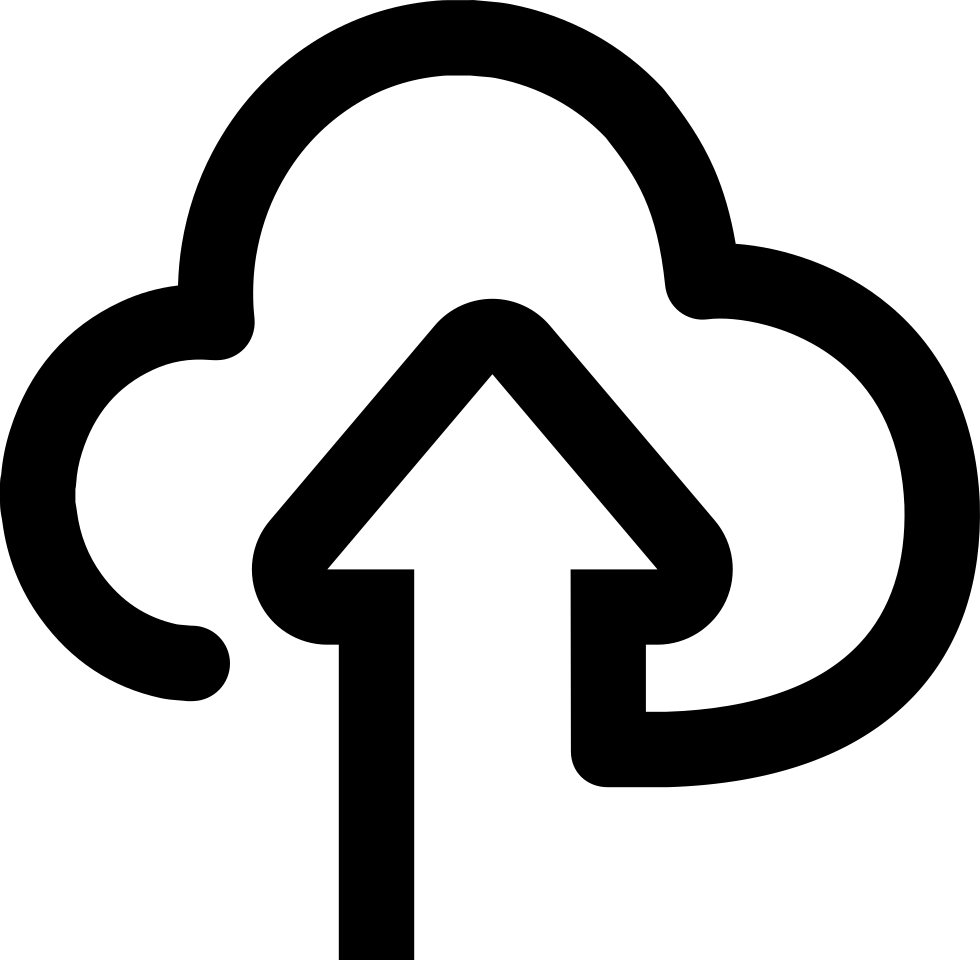
#> input picture satu.png, 980 x 960 px
$ python morfologi.py
#> lines starting #> are read from the running program, lines starting #| are printed output that depends on the picture
import cv2 as cv2
import numpy as np

img = cv2.imread("satu.png")
#> img is the input picture: shape (960, 980, 3); min 0, max 255, mean 182.7
cv2.imshow("Original Image", img)
kernel = np.ones((5, 5), np.uint8)
erosion = cv2.erode(img, kernel, iterations=1)
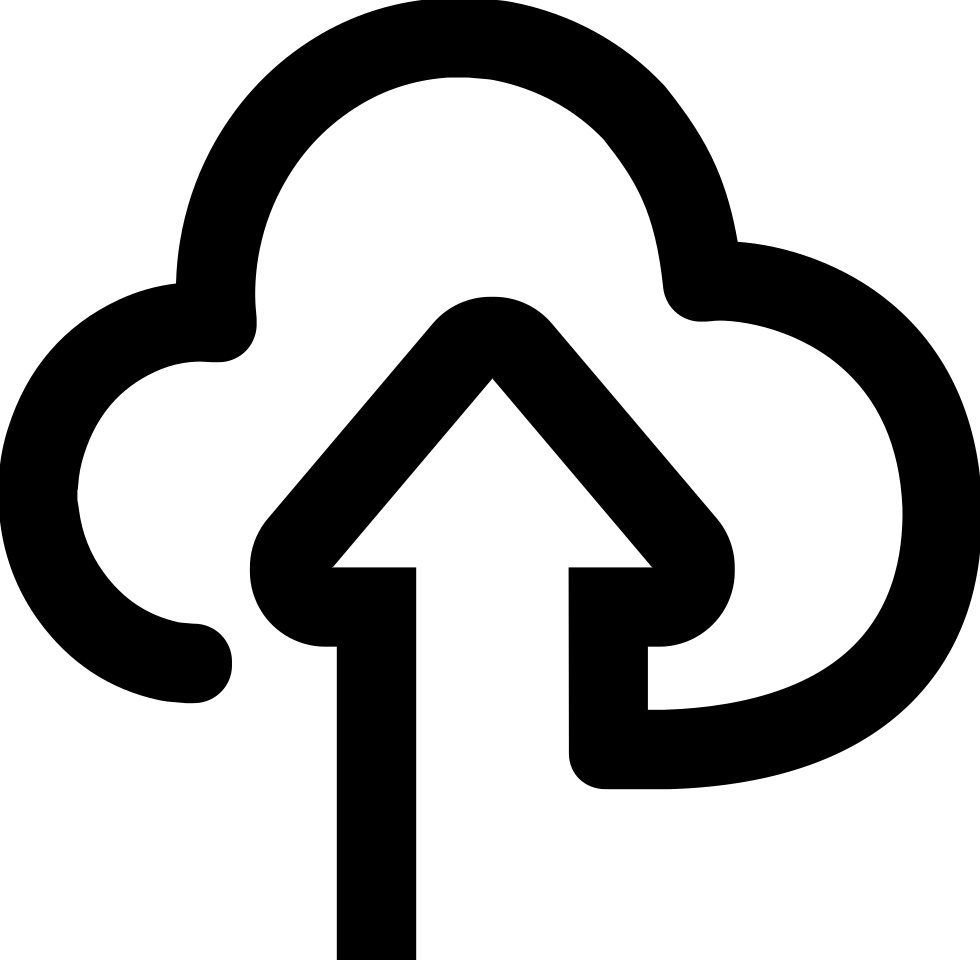
#> erosion: shape (960, 980, 3); min 0, max 255, mean 177.9
cv2.imshow("Erosion", erosion)

dilation = cv2.dilate(img, kernel, iterations=1)
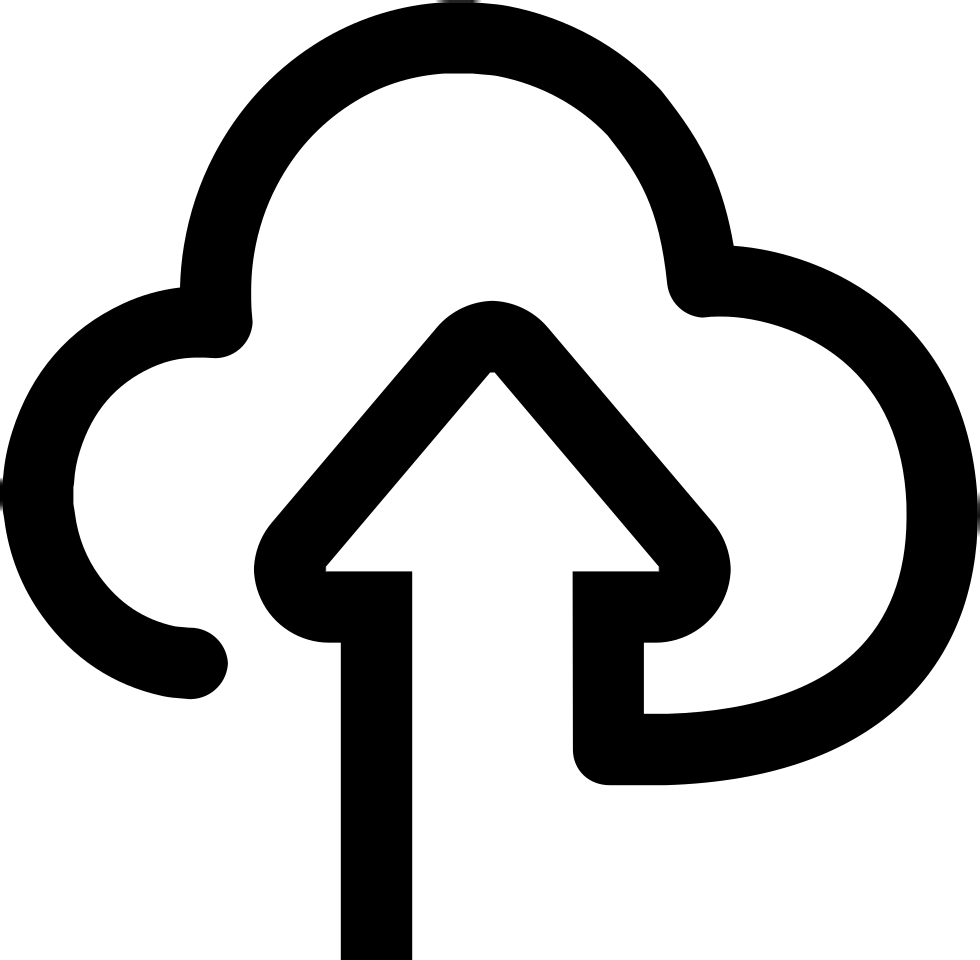
#> dilation: shape (960, 980, 3); min 0, max 255, mean 187.4
cv2.imshow("Dilasi", dilation)

kernel1 = np.ones((3, 3), np.uint8)
opening = cv2.morphologyEx(img, cv2.MORPH_OPEN, kernel1)
cv2.imshow("Opening", opening)

closing = cv2.morphologyEx(img, cv2.MORPH_CLOSE, kernel)
cv2.imshow("Closing", closing)

gradient = cv2.morphologyEx(img, cv2.MORPH_GRADIENT, kernel)
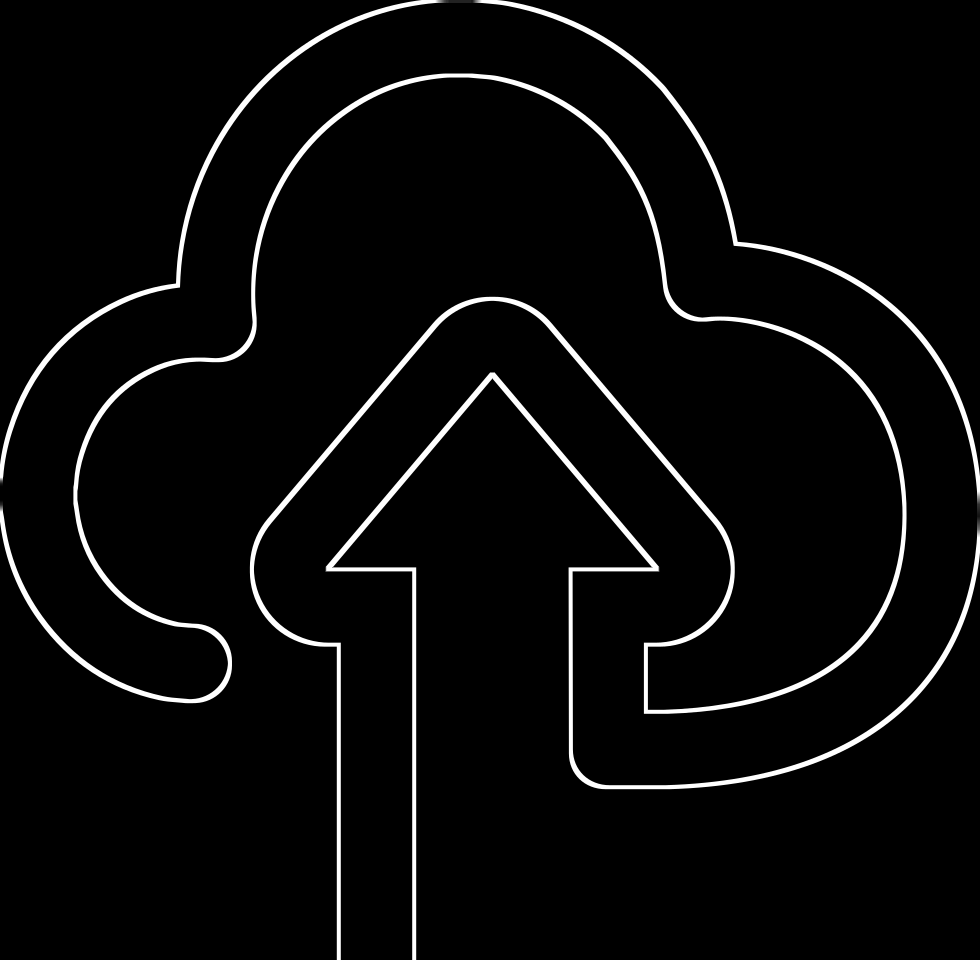
#> gradient: shape (960, 980, 3); min 0, max 255, mean 9.5
cv2.imshow("Gradient", gradient)

cv2.waitKey(0)
